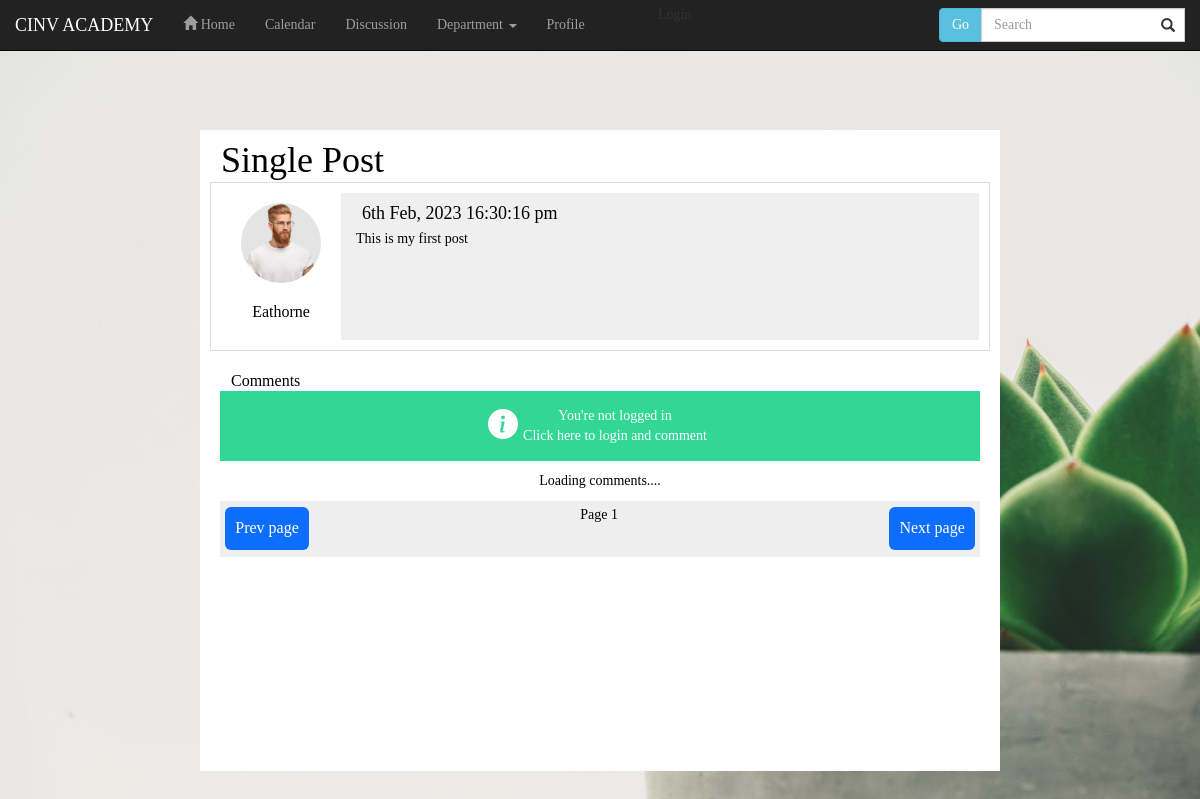
The page /post.php?id=1 on the database its author committed.
### tables this page shows
CREATE TABLE `users` (
  `id` int(11) NOT NULL,
  `username` varchar(30) NOT NULL,
  `email` varchar(100) NOT NULL,
  `password` varchar(255) NOT NULL,
  `date` date DEFAULT NULL,
  `image` varchar(1024) DEFAULT NULL,
  `bio` text DEFAULT NULL,
  `fb` varchar(100) DEFAULT NULL,
  `tw` varchar(100) DEFAULT NULL,
  `yt` varchar(100) DEFAULT NULL
);

CREATE TABLE `posts` (
  `id` int(11) NOT NULL,
  `user_id` int(11) NOT NULL DEFAULT 0,
  `post` text NOT NULL,
  `date` datetime NOT NULL,
  `parent_id` int(11) NOT NULL DEFAULT 0,
  `comments` int(11) NOT NULL DEFAULT 0
);

### functions.php (called while the page is built, shortened)
<?php
function query($query)
{
	global $con;
	$result = mysqli_query($con, $query);
	if(!is_bool($result) && mysqli_num_rows($result) > 0)
	{
		$data = [];
		while ($row = mysqli_fetch_assoc($result)) {
			$data[] = $row;
		}
		return $data;
	}
	return false;
}
function logged_in(){
	return false;
}
function get_image($path)
{
	if(!empty($path) && file_exists($path))
		return $path;
	return 'assets/images/no-image.jpg?v1';
}

### post.php (the view, shortened to what this page needs)
<?php
	require('config.inc.php');
	require('functions.php');
	$post_id = $_GET['id'] ?? 0;
	$query = "select * from posts where id = '$post_id' limit 1";
	$row = query($query);
	if($row)
	{
		$row = $row[0];
		$id = $row['user_id'];
		$query = "select * from users where id = '$id' limit 1";
		$user_row = query($query);
		if($user_row){
			$row['user'] = $user_row[0];
			$row['user']['image'] = get_image($user_row[0]['image']);
		}
	}
?>
<!DOCTYPE html>
<html>
<head>
	<link rel="stylesheet" type="text/css" href="assets/css/bootstrap-icons.css">
	<link rel="stylesheet" type="text/css" href="assets/css/styles.css">
</head>
<body>
	<section class="class_1" style="
		padding-top: 10%;
		max-width: 100%;
		width: auto; " >
		<?php include('header.inc.php') ?>
		<div class="class_11" >
			<h1 class="class_41"  >
				Single Post
			</h1>
 			<?php if(!empty($row)):?>
				<div id="post_<?=$row['id']?>" row="<?=htmlspecialchars(json_encode($row))?>" class="class_42" >
					<a href="profile.php?id=<?=$row['user']['id'] ?? 0?>" class="class_45" >
						<img src="<?=$row['user']['image']?>" class="class_47" >
						<h2 class="class_48" style="font-size:16px"  >
							<?=$row['user']['username'] ?? 'Unknown'?>
						</h2>
					</a>
					<div class="class_49" >
						<h4 class="class_41"  >
							<?=date("jS M, Y H:i:s a",strtotime($row['date']))?>
						</h4>
						<div class="class_15"  >
							<?=nl2br(htmlspecialchars($row['post']))?>
						</div>
					</div>
				</div>
				<div class="class_11" >
					<h1 class="class_41" style="font-size: 16px;"  >
						Comments
					</h1>
					<?php if(logged_in()):?>
						<form onsubmit="mycomment.submit(event)" method="post" class="class_42" >
							<div class="class_43" >
								<textarea placeholder="Write a comment" name="post" class="js-comment-input class_44" ></textarea>
							</div>
							<div class="class_45" >
								<button class="class_46"  >
									Comment
								</button>
							</div>
						</form>
					<?php else:?>
						<div class="class_13" >
							<i class="bi bi-info-circle-fill class_14">
							</i>
							<div onclick="login.show()" class="class_15" style="cursor:pointer;text-align: center;"  >
								You're not logged in <br>Click here to login and comment
							</div>
						</div>
					<?php endif;?>
					<section class="js-comments">
						<div style="padding:10px;text-align:center;">Loading comments....</div>
	 				</section>
					<div class="class_37" style="display: flex;justify-content: space-between;" >
						<button onclick="mycomment.prev_page()" class="class_54"  >
							Prev page
						</button>
						<div class="js-page-number">Page 1</div>
						<button onclick="mycomment.next_page()" class="class_39"  >
							Next page
						</button>
					</div>
				</div>
 			<?php endif;?>
		</div>
		<br><br>
	</section>
</body>
</html>

### header.php (shortened to what this page needs)
<!DOCTYPE html>
<html>
<head>
	<link rel="stylesheet" type="text/css" href="assets/css/bootstrap-icons.css">
	<link rel="stylesheet" type="text/css" href="assets/css/styles.css">
	<link rel="stylesheet" type="text/css" href="./css/bootstrap.min.css">
    <link href="css/bootstrap.min.css" rel="stylesheet">
    <link href="Styling.css" rel="stylesheet">
</head>

### header.inc.php (shortened to what this page needs)
<?php
include "header.php";
?>
<header class="class_2" >
    <nav role="navigation" class="navbar navbar-inverse navbar-fixed-top">
      <div class="container-fluid">
        <div class="navbar-header">
          <a class="navbar-brand" href="student.php">
            CINV ACADEMY
          </a>
      </div>
      <div class="navbar-collapse collapse" id="navbarCollapse">
        <ul class="nav navbar-nav">
          <li >
            <a href="student.php">
            <span class="glyphicon glyphicon-home"> </span> Home</a>
          </li>
            <li>
            <a href="fullcalendar.php">
              Calendar
            </a>
          </li>
            <li>
            <a href="./forum.php">
              Discussion
            </a>
          </li>
          <li>
            <a class="dropdown-toggle" type="button" data-toggle="dropdown">Department
                <span class="caret"></span></a>
          </li>
            <li >
            <a href="profile.php">
              Profile
            </a>
          </li>
        </ul>
        <form class="navbar-form navbar-right" role="search">
          <div class="input-group">
            <span class="input-group-btn">
              <button type="submit" class="btn btn-info">
                Go
              </button>
            </span>
            <input type="text" id="search" class="form-control" placeholder="Search">
          </div>
        </form>
	<div class="class_9" style="display:flex;align-items: center;justify-content: center;"  >
		<?php if(logged_in()):?>
			<a href="profile.php">
				<img src="<?= get_image($_SESSION['USER']['image'])?>" class="class_10" >
			</a>
			<a href="profile.php">
				<span>Hi, <?= $_SESSION['USER']['username']?></span>
			</a>
		<?php else:?>
			<span style="cursor:pointer;" onclick="login.show()">Login</span>
		<?php endif;?>
	</div>
</header>

### assets/css/styles.css (style rules this page uses)
body { font-family: opensans; font-size: 25px; margin:0px; padding:0px; word-break: break-word; word-wrap: break-word; }
.class_1 { width: 100vw; height: 100%; background-color: transparent; padding: 0px; }
.class_2 { background-color: #eee; display: flex; }
.class_9 { flex:1; max-width:150px; padding:5px; display:flex; align-items: center; }
.class_11 { padding: 10px; background-color: rgb(255, 255, 255); color: rgb(0, 0, 0); max-width: 800px; margin: 10px auto auto; min-height: 400px; }
.class_13 { padding: 10px; background-color: rgb(50, 214, 149); color: rgb(255, 255, 255); display: flex; justify-content: center; align-items: center; }
.class_14 { font-size: 30px; }
.class_15 { padding: 5px; }
.class_37 { padding: 4px; background-color: #eee; }
.class_39 { cursor: pointer; font-size:16px; padding: 10px; border:none; color:#FFFFFF; background-color:#0d6efd; border-radius:6px; margin: .25rem .125rem; float:right }
.class_41 { padding-left: 10px; padding-right: 10px; margin: 1px; }
.class_42 { padding: 10px; color: rgb(0, 0, 0); border: 1px solid rgb(221, 221, 221); min-height: 100px; display: flex; }
.class_45 { width: 120px; padding: 10px; color: rgb(0, 0, 0); text-align: center; }
.class_47 { width: 80px; height: 80px; object-fit: cover; border-radius: 50%; }
.class_48 { padding-left: 10px; padding-right: 10px; font-size: 18px; }
.class_49 { width: 100px; padding: 10px; background-color: rgb(239, 239, 239); color: rgb(0, 0, 0); flex: 1 1 1%; }
.class_54 { cursor: pointer; font-size: 16px; padding: 10px; border: medium none; color: rgb(255, 255, 255); background-color: rgb(13, 110, 253); border-radius: 6px; margin: 0.25rem 0.125rem; left: -4px; }

### Styling.css (style rules this page uses)
body { font-family: 'Vollkorn', serif; }

### header.php (style rules this page uses)
body { background-image: url('images/background2%20(1).jpg'); background-repeat: no-repeat; background-attachment: fixed; background-size: cover; }

### rows shown on the page
users: image (picture), username "Eathorne"
posts: date "6th Feb, 2023 16:30:16 pm", post "This is my first post"
